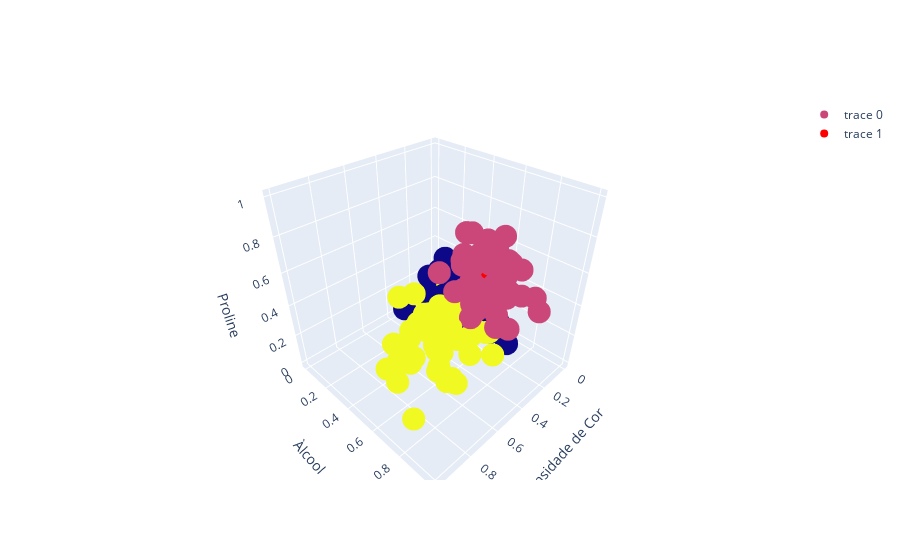

Source (notebook cell):
### Code cell
centros = pd.DataFrame(agrupador.cluster_centers_)
centros.columns = colunas
centros.head()

fig = go.Figure()
fig.add_trace(go.Scatter3d(x=df['Intensidade_de_cor'], y = df['Alcool'], z = df['Proline'], mode = 'markers', marker = dict(color = agrupador.labels_.astype(np.float)), text = [0, 1, 2]))
fig.update_layout(scene = dict(xaxis_title='Intensidade de Cor', yaxis_title='Àlcool', zaxis_title='Proline'))
fig.add_trace(go.Scatter3d(x=centros['Intensidade_de_cor'], y = centros['Alcool'], z=centros['Proline'], mode = 'markers', marker = dict(color = 'red'), text = [0, 1, 2]))
fig.show()

### Figure 1 — Plotly figure (JSON) as saved in the notebook; plotly's stock layout.template omitted (floating-point values rounded to 4 significant figures; data arrays with more than 128 entries replaced by an {"elided": "..."} marker saying what was removed)
{"data": [{"marker": {"color": {"elided": "178 int values"}}, "mode": "markers", "text": ["0", "1", "2"], "type": "scatter3d", "x": {"elided": "178 float values"}, "y": {"elided": "178 float values"}, "z": {"elided": "178 float values"}}, {"marker": {"color": "red"}, "mode": "markers", "text": ["0", "1", "2"], "type": "scatter3d", "x": [0.1517, 0.3594, 0.5173], "y": [0.323, 0.7111, 0.5583], "z": [0.1675, 0.596, 0.2493]}], "layout": {"scene": {"xaxis": {"title": {"text": "Intensidade de Cor"}}, "yaxis": {"title": {"text": "Àlcool"}}, "zaxis": {"title": {"text": "Proline"}}}}}
